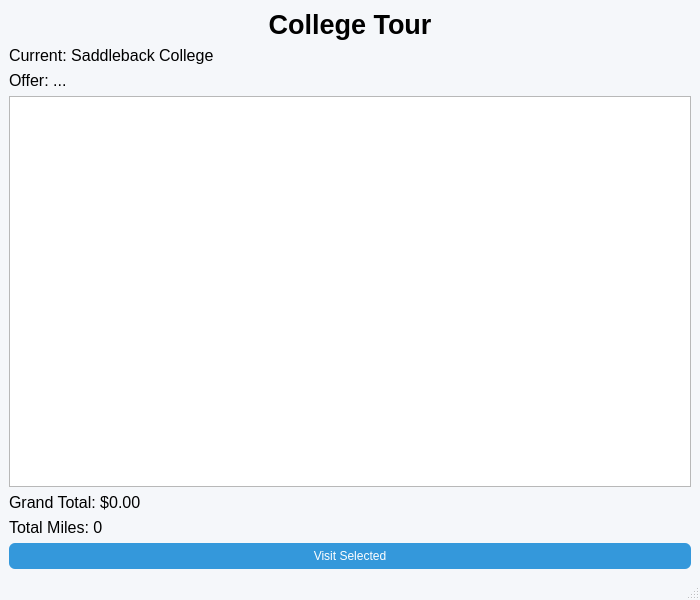
<?xml version="1.0" encoding="UTF-8"?>
<ui version="4.0">
 <class>MainWindow</class>
 <widget class="QMainWindow" name="MainWindow">
  <property name="geometry">
   <rect>
    <x>0</x>
    <y>0</y>
    <width>700</width>
    <height>600</height>
   </rect>
  </property>
  <property name="windowTitle">
   <string>MainWindow</string>
  </property>
  <property name="styleSheet">
   <string notr="true">QMainWindow {
    background-color: #f5f7fa;
}
</string>
  </property>
  <widget class="QWidget" name="centralwidget">
   <layout class="QVBoxLayout" name="verticalLayout">
    <item>
     <widget class="QLabel" name="lblTitle">
      <property name="font">
       <font>
        <family>Arial</family>
        <pointsize>20</pointsize>
        <bold>true</bold>
       </font>
      </property>
      <property name="layoutDirection">
       <enum>Qt::LayoutDirection::LeftToRight</enum>
      </property>
      <property name="text">
       <string>College Tour</string>
      </property>
      <property name="textFormat">
       <enum>Qt::TextFormat::RichText</enum>
      </property>
      <property name="alignment">
       <set>Qt::AlignmentFlag::AlignCenter</set>
      </property>
     </widget>
    </item>
    <item>
     <widget class="QLabel" name="lblCurrent">
      <property name="font">
       <font>
        <pointsize>12</pointsize>
       </font>
      </property>
      <property name="text">
       <string>Current: Saddleback College</string>
      </property>
     </widget>
    </item>
    <item>
     <widget class="QLabel" name="lblOffer">
      <property name="font">
       <font>
        <pointsize>12</pointsize>
       </font>
      </property>
      <property name="text">
       <string>Offer: ...</string>
      </property>
     </widget>
    </item>
    <item>
     <widget class="QListWidget" name="listColleges">
      <property name="font">
       <font>
        <pointsize>-1</pointsize>
        <bold>false</bold>
       </font>
      </property>
      <property name="styleSheet">
       <string notr="true">font-size: 12px;
font-weight: regular;
color: #2c3e50;</string>
      </property>
     </widget>
    </item>
    <item>
     <widget class="QLabel" name="lblTotal">
      <property name="font">
       <font>
        <pointsize>12</pointsize>
       </font>
      </property>
      <property name="text">
       <string>Grand Total: $0.00</string>
      </property>
     </widget>
    </item>
    <item>
     <widget class="QLabel" name="lblMiles">
      <property name="font">
       <font>
        <pointsize>12</pointsize>
       </font>
      </property>
      <property name="text">
       <string>Total Miles: 0</string>
      </property>
     </widget>
    </item>
    <item>
     <widget class="QPushButton" name="btnVisit">
      <property name="styleSheet">
       <string notr="true">QPushButton {
    background-color: #3498db;
    color: white;
    padding: 6px;
    border-radius: 6px;
}
QPushButton:hover {
    background-color: #2980b9;
}
</string>
      </property>
      <property name="text">
       <string>Visit Selected</string>
      </property>
     </widget>
    </item>
   </layout>
  </widget>
  <widget class="QMenuBar" name="menubar">
   <property name="geometry">
    <rect>
     <x>0</x>
     <y>0</y>
     <width>700</width>
     <height>18</height>
    </rect>
   </property>
  </widget>
  <widget class="QStatusBar" name="statusbar"/>
 </widget>
 <resources/>
 <connections/>
</ui>
